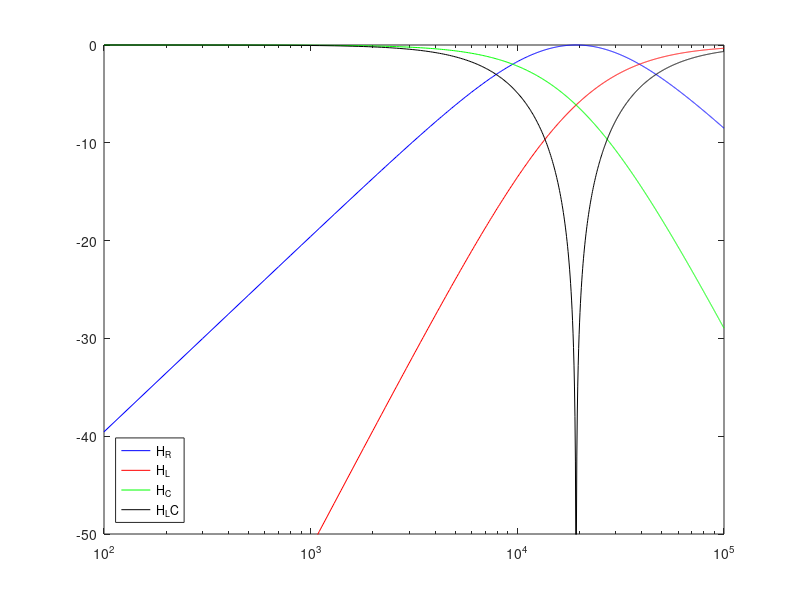

This chart was generated by the following MATLAB code:
R = 390; % in ohm
C = 270E-9; % in F
L = 10E-3; % in H

w = 100:100:100E3;
jw = 1i*w;

% Voltage over the resistor
H_r = (jw .* (R .* C)) ./ ((jw.^2 .* L .* C) + (jw .* R .* C) + 1);

semilogx(w, 20 * log10(abs(H_r)), "blue");

hold on

H_l = (jw.^2 .* L .* C) ./ ((jw.^2 .* L .* C) + (jw .* R .* C) + 1);
semilogx(w, 20 * log10(abs(H_l)), "red");

H_c = 1./((jw.^2 .* L .* C) + (jw .* R .* C) + 1);
semilogx(w, 20 * log10(abs(H_c)), "green");

H_lc = ((jw.^2 .* L .* C) + 1) ./ ((jw.^2 .* L .* C) + jw .* R .*C + 1);
semilogx(w, 20 * log10(abs(H_lc)), "black");
ylim([-50, 0]);

legend("H_R", "H_L", "H_C", "H_LC", "Location", "southwest")